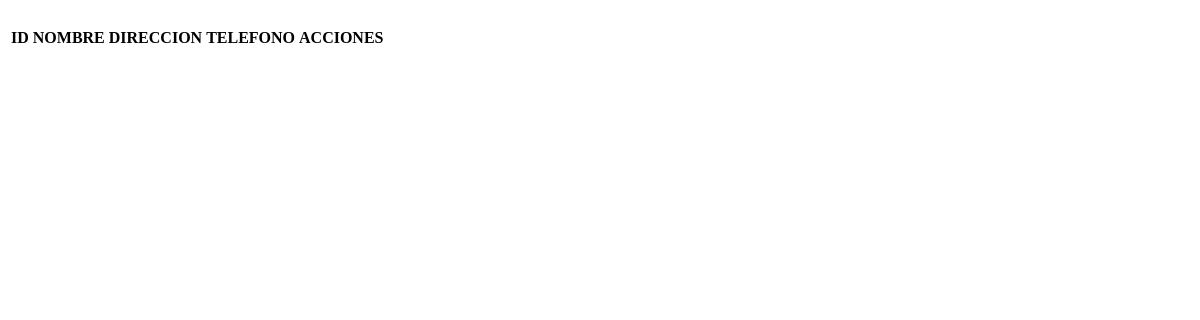
Page /listadoCines/ on the earlier database version.
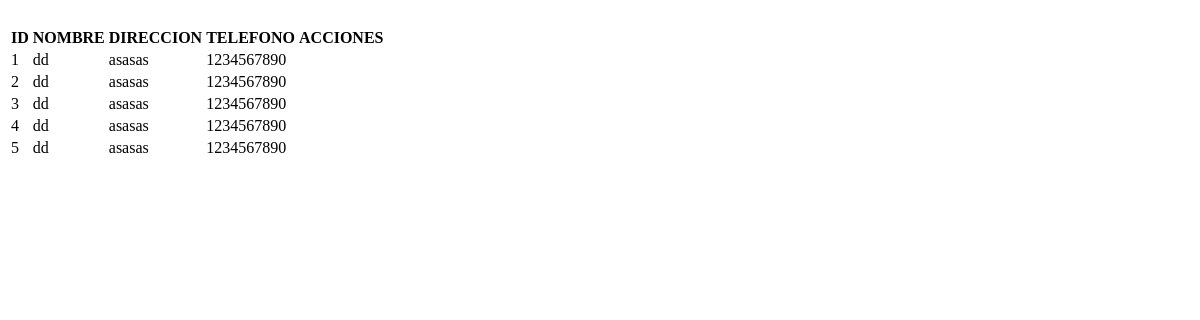
Same page on the later database version.
### Aplicaciones/Cartelera/models.py (models this page shows, shortened)
class Cine(models.Model):
    id=models.AutoField(primary_key=True)
    nombre=models.CharField(max_length=25)
    direccion=models.CharField(max_length=150,default='')
    telefono=models.CharField(max_length=150,default='')

### Aplicaciones/Cartelera/views.py (the view)
# urls.py: path('listadoCines/',views.listadoCines, name='listadoCines'),
def listadoCines(request):
    cines=Cine.objects.all()
    return render(request,"listadoCines.html",{'cines':cines})

### Aplicaciones/Cartelera/templates/listadoCines.html (shortened to what this page needs)
<table class="table table-bordered table-striped table-hover" id="tbl-cines">
    <thead>
        <tr>
            <th class="text-center">ID</th>
            <th class="text-center">NOMBRE</th>
            <th class="text-center">DIRECCION </th>
            <th class="text-center">TELEFONO</th>
            <th class="text-center">ACCIONES</th>
        </tr>
    </thead>
    <tbody>
        {% for cineTemporal in cines %}
            <tr>
                <td class="text-center">{{ cineTemporal.id }}</td>
                <td class="text-center">{{ cineTemporal.nombre }}</td>
                <td class="text-center">{{ cineTemporal.direccion }}</td>
                <td class="text-center">{{ cineTemporal.telefono }}</td>
                <td class="text-center">
                </td>
            </tr>
        {% endfor %}
    </tbody>
</table>

Differences in the rows shown:
added Cine: id "1", nombre "dd", direccion "asasas", telefono "1234567890"
added Cine: id "2", nombre "dd", direccion "asasas", telefono "1234567890"
added Cine: id "3", nombre "dd", direccion "asasas", telefono "1234567890"
added Cine: id "4", nombre "dd", direccion "asasas", telefono "1234567890"
added Cine: id "5", nombre "dd", direccion "asasas", telefono "1234567890"
